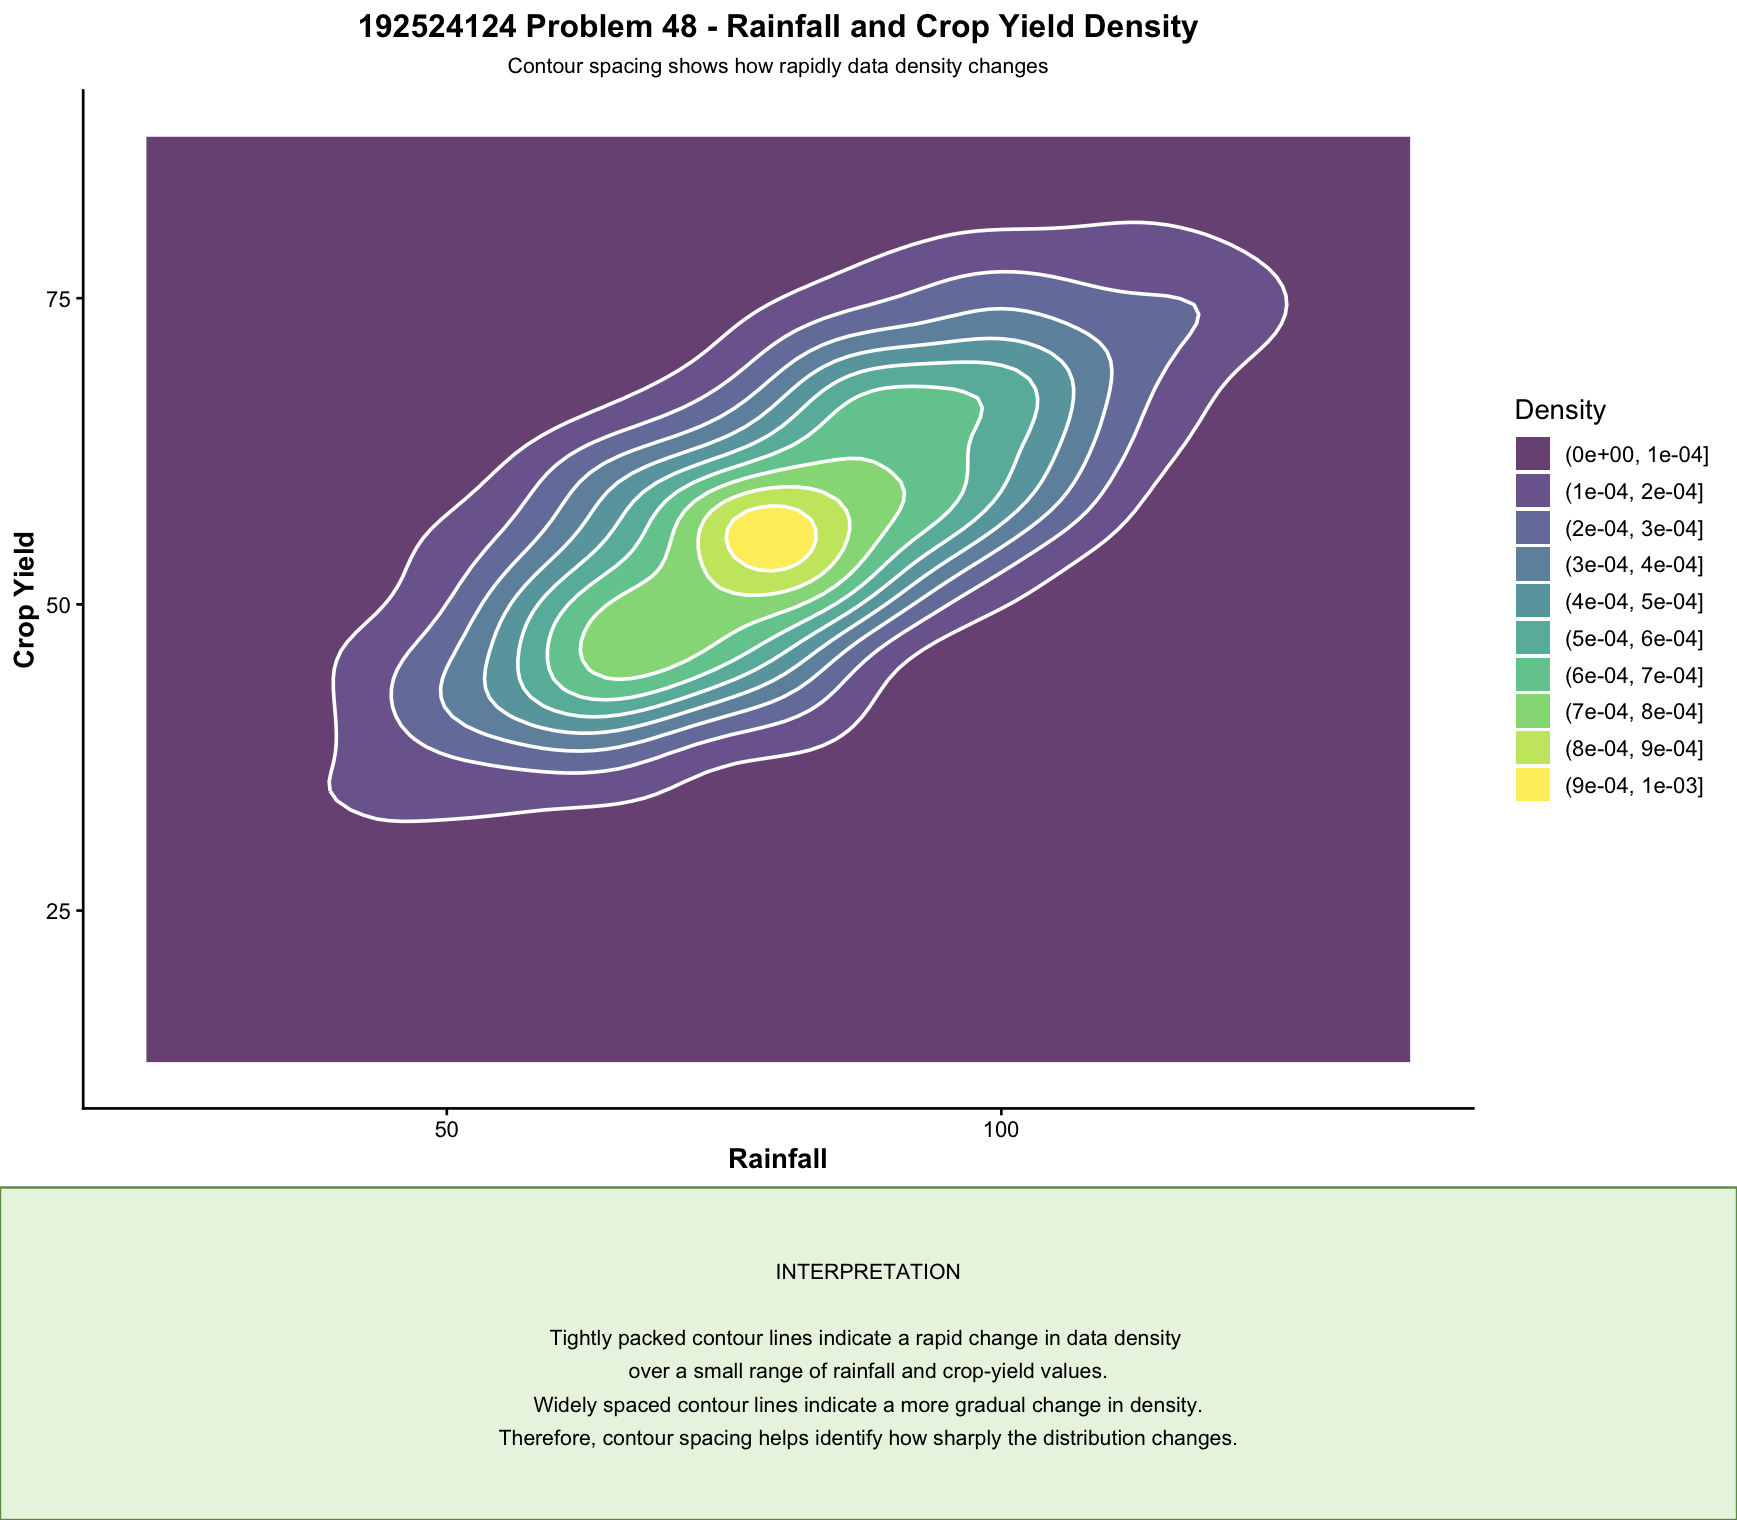

R code for this plot:
# Problem 48 - Density Plot with Contours

library(ggplot2)
library(gridExtra)
library(grid)

set.seed(48)

data <- data.frame(
  Rainfall = rnorm(1000, 80, 20)
)

data$CropYield <- 20 +
  0.45 * data$Rainfall +
  rnorm(1000, 0, 8)

p <- ggplot(
  data,
  aes(
    x = Rainfall,
    y = CropYield
  )
) +
  stat_density_2d_filled(alpha = 0.75) +
  stat_density_2d(
    color = "white",
    linewidth = 0.8
  ) +
  labs(
    title = "192524124 Problem 48 - Rainfall and Crop Yield Density",
    subtitle = "Contour spacing shows how rapidly data density changes",
    x = "Rainfall",
    y = "Crop Yield",
    fill = "Density"
  ) +
  theme_classic(base_size = 13) +
  theme(
    plot.title = element_text(
      hjust = 0.5,
      face = "bold",
      size = 15
    ),
    plot.subtitle = element_text(
      hjust = 0.5,
      size = 10
    ),
    axis.title = element_text(face = "bold")
  )

interpretation <- textGrob(
  paste0(
    "INTERPRETATION\n\n",
    "Tightly packed contour lines indicate a rapid change in data density \n",
    "over a small range of rainfall and crop-yield values.\n ",
    "Widely spaced contour lines indicate a more gradual change in density. \n",
    "Therefore, contour spacing helps identify how sharply the distribution changes."
  ),
  x = 0.5,
  y = 0.5,
  hjust = 0.5,
  vjust = 0.5,
  gp = gpar(
    fontsize = 10,
    lineheight = 1.3
  )
)

green_box <- grobTree(
  rectGrob(
    gp = gpar(
      fill = "#EAF4E3",
      col = "#6A994E",
      lwd = 1.5
    )
  ),
  interpretation
)

grid.newpage()

grid.arrange(
  p,
  green_box,
  ncol = 1,
  heights = c(5, 1.4)
)
